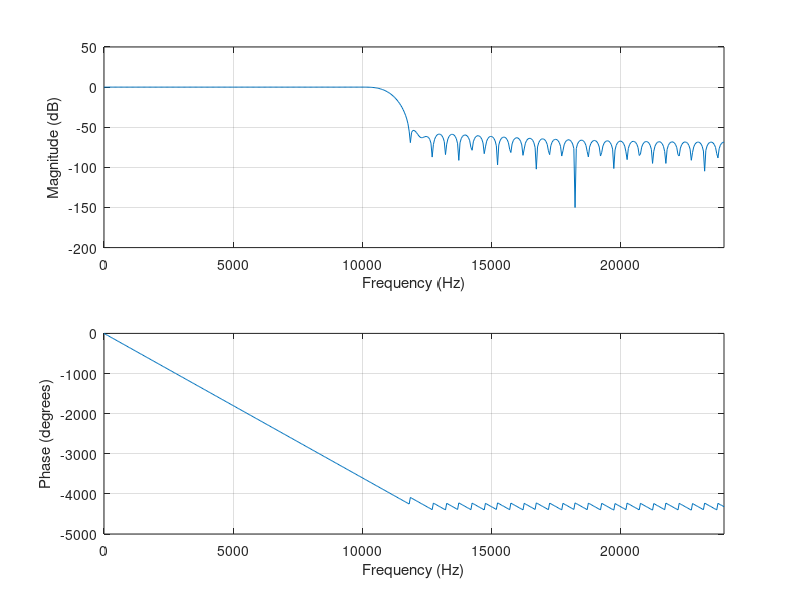

Recreate this plot in MATLAB.
clear all
close all
clc

pkg load signal;
output_precision(8);

% Design a lowpass FIR filter to attenuate freqs above fs/4 
fs = 48000;
fc = 11000;
fc_norm = fc/(fs/2);
b = fir1(96,fc_norm);
freqz(b,1,512,fs);

% Reverse order of coeffs (needed for CMSIS DSP)
coeffs = fliplr(b);

% Format coeffs to C++ std::array
vname = 'fir_coeffs';
vtype = 'float';
N = length(coeffs);
fmt=['std::array<%s, %d> %s{' repmat('%.8f,',1,numel(coeffs)-1) '%.8f}'];
c_code=sprintf(fmt,vtype,N,vname,coeffs)